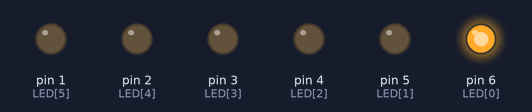
This sketch was run on a simulated Arduino Uno, built with avr-gcc and run on an emulated ATmega328P. Shown: output pins drawn as LEDs (lit = HIGH).

Above: at 0.02 s.
At 0.42 s:
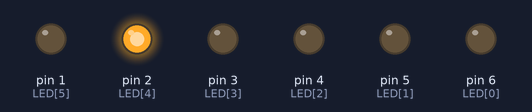
At 0.72 s:
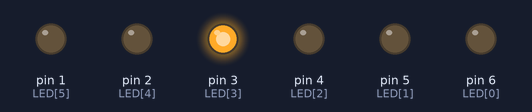
At 1.47 s:
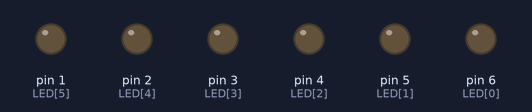
At 2.22 s:
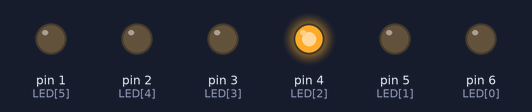
At 2.92 s:
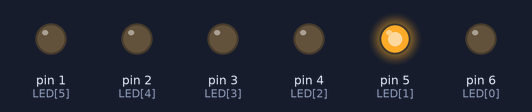
Timing chart, 0 to 3.2 s (numbered marks = the images above):
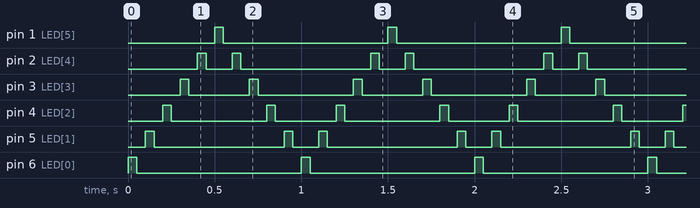

Measured:
- by itself, pin 1 (LED[5]), pin 6 (LED[0]): alternates HIGH for 0.05 s and LOW for 0.95 s
- by itself, pin 2 (LED[4]): repeats every 1.0 s: LOW 0.15 s, HIGH 0.05 s, LOW 0.75 s, HIGH 0.05 s
- by itself, pin 3 (LED[3]): repeats every 1.0 s: LOW 0.35 s, HIGH 0.05 s, LOW 0.55 s, HIGH 0.05 s
- by itself, pin 4 (LED[2]): repeats every 1.0 s: LOW 0.55 s, HIGH 0.05 s, LOW 0.35 s, HIGH 0.05 s
- by itself, pin 5 (LED[1]): repeats every 1.0 s: LOW 0.75 s, HIGH 0.05 s, LOW 0.15 s, HIGH 0.05 s

The sketch:

six_leds.ino
```cpp
int LED[]={6,5,4,3,2,1};
void setup()
{
  for(int i=0;i<6;i++)
  {
   pinMode(LED[i],OUTPUT);
  }

}

void loop()
{ int j;
  for(j=0;j<6;j++)
  {
    digitalWrite(LED[j],HIGH);
    delay(50);
    digitalWrite(LED[j],LOW);
    delay(50);
    }
    if(j==6)
    {
      for(j=4;j>=1;j--)
  {
    digitalWrite(LED[j],HIGH);
    delay(50);
    digitalWrite(LED[j],LOW);
    delay(50);
    }
    }
}
```
